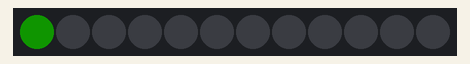
A sketch run on a simulated Arduino Uno, built with avr-gcc and run on an emulated ATmega328P. Parts: 12 RGB LEDs in strip order, left to right. Dim RGB values are drawn brighter than linear; random numbers use the default seed unless the sketch sets one.

Above: at 0.45 s.
At 9.18 s:
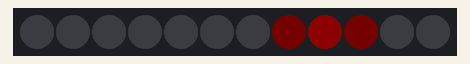
At 19.97 s:
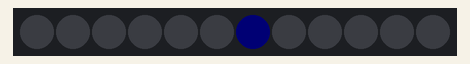
At 28.98 s:
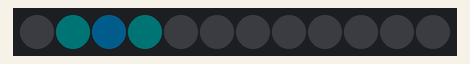
At 32.28 s:
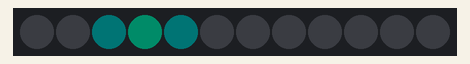
At 38.88 s:
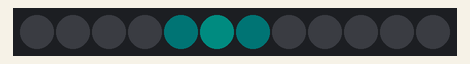

The sketch:

neopixel_pulse_test.ino
```cpp
#include <Adafruit_NeoPixel.h>

// Which pin on the Arduino is connected to the NeoPixels?
// On a Trinket or Gemma we suggest changing this to 1:
#define LED_PIN    4

// How many NeoPixels are attached to the Arduino?
#define LED_COUNT 12

// Declare our NeoPixel strip object:
Adafruit_NeoPixel strip(LED_COUNT, LED_PIN, NEO_GRB + NEO_KHZ800);
// Argument 1 = Number of pixels in NeoPixel strip
// Argument 2 = Arduino pin number (most are valid)
// Argument 3 = Pixel type flags, add together as needed:
//   NEO_KHZ800  800 KHz bitstream (most NeoPixel products w/WS2812 LEDs)
//   NEO_KHZ400  400 KHz (classic 'v1' (not v2) FLORA pixels, WS2811 drivers)
//   NEO_GRB     Pixels are wired for GRB bitstream (most NeoPixel products)
//   NEO_RGB     Pixels are wired for RGB bitstream (v1 FLORA pixels, not v2)
//   NEO_RGBW    Pixels are wired for RGBW bitstream (NeoPixel RGBW products)


static int pulseInterval = 100;


void setup() {
  // put your setup code here, to run once:
  strip.begin();           // INITIALIZE NeoPixel strip object (REQUIRED)
  strip.fill();
  strip.show();            // Turn OFF all pixels ASAP
  strip.setBrightness(20); // Set BRIGHTNESS to about 1/5 (max = 255)
  Serial.begin(9600);
}

void loop() {
  // put your main code here, to run repeatedly:

  for(int x=0;x<strip.numPixels();x++){
    pulseWave(x, strip.gamma32(strip.ColorHSV(random(0,65535))), 2, -1, 1);
    delay(500);
  }
  //pulseWave(random(0,strip.numPixels()-1), random(0,3), random(0,3), random(0,3), 255, 10);
  //pulseWave(6, random(0,3), random(0,3), random(0,3), 254, 10);
  delay(5000);
}


void pulseWave(int startPixel, //pixel the wave starts at
uint32_t color, //color of the wave
int rise, //rise amount per iteration
int fall, //fall amount per iteration, ratio of rise/fall determines how long the "tail" is on the wave
int wait) //wait time in between iterations
{
  //set up variables
  startPixel = constrain(startPixel,0,strip.numPixels()-1);
  int colorMax = max(Red(color), Green(color));//figure out the max brightness of any color
  colorMax = max(colorMax, Blue(color));
  float redMult = (float)Red(color)/colorMax;//these multipliers allow color to stay consistent as brightness changes
  float greenMult = (float)Green(color)/colorMax;
  float blueMult = (float)Blue(color)/colorMax;
  int pixelMatrix[strip.numPixels()] ;//brightness of a pixel
  int pixelMatrixDirection[strip.numPixels()] ;//change in brightness of a pixel
    for(int i=0;i<strip.numPixels();i++){ //clear variables after initialization
      pixelMatrix[i] = 0;
      pixelMatrixDirection[i]=0;
    }
  pixelMatrixDirection[startPixel] = rise;//gotta start the process
  int stopPixel = (startPixel + strip.numPixels()/2)%strip.numPixels();//find opposite side
  int stripAdvance = 0;
  int stripAdvanceOld = 0;

  while((pixelMatrix[stopPixel]>0 || pixelMatrixDirection[stopPixel]>-1)) {            //this loop actually does the pulse

      for(int a=0;a<strip.numPixels();a++){           //increase or decrease the pixel brightness based on direction
          pixelMatrix[a] = pixelMatrix[a]+pixelMatrixDirection[a];
          if((pixelMatrixDirection[a]>0)&&pixelMatrix[a]>colorMax){   //check if it's time to advance
            pixelMatrixDirection[a] = fall;
            stripAdvance++;
          }
        pixelMatrix[a]=constrain(pixelMatrix[a],0,255);//this keeps any weirdness out of the pixels
        //the multiplier is an easy way to make the color stay consistent while the brightness changes.
        strip.setPixelColor(a, pixelMatrix[a]*redMult, pixelMatrix[a]*greenMult, pixelMatrix[a]*blueMult);
      }


      if(stripAdvance > stripAdvanceOld) {                  //advance the wave
        //Serial.print("Advance: ");
        for(int u=0;u<strip.numPixels();u++){//iterate through the pixels
          if(pixelMatrixDirection[u]==0) {//if pixel is untouched

             if(pixelMatrixDirection[(u+1)%(strip.numPixels())]<0){
              pixelMatrixDirection[u]=rise;
             }
             if(pixelMatrixDirection[(u-1+strip.numPixels())%(strip.numPixels())]<0 && u!=stopPixel){
                pixelMatrixDirection[u]=rise;
             }

          }
          //Serial.print(pixelMatrixDirection[u]);
          //Serial.print(", ");
        }
        //Serial.println();
        stripAdvanceOld = stripAdvance;
      }

      strip.show();
      delay(wait);
    }

  //clear everything when done
  strip.fill();
  strip.show();
}

    // Returns the Red component of a 32-bit color
    uint8_t Red(uint32_t color)
    {
        return (color >> 16) & 0xFF;
    }

    // Returns the Green component of a 32-bit color
    uint8_t Green(uint32_t color)
    {
        return (color >> 8) & 0xFF;
    }

    // Returns the Blue component of a 32-bit color
    uint8_t Blue(uint32_t color)
    {
        return color & 0xFF;
    }
```
